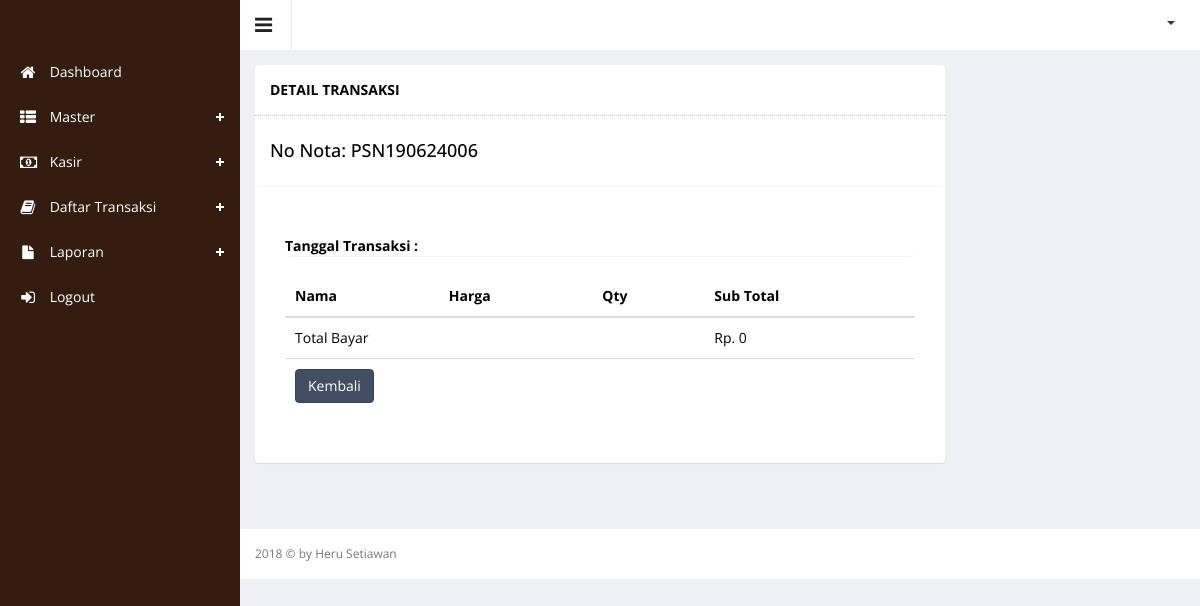
Page /index.php?hal=detail_transaksi_langsung&id_orders=PSN190624006 (signed in) on the earlier database version.
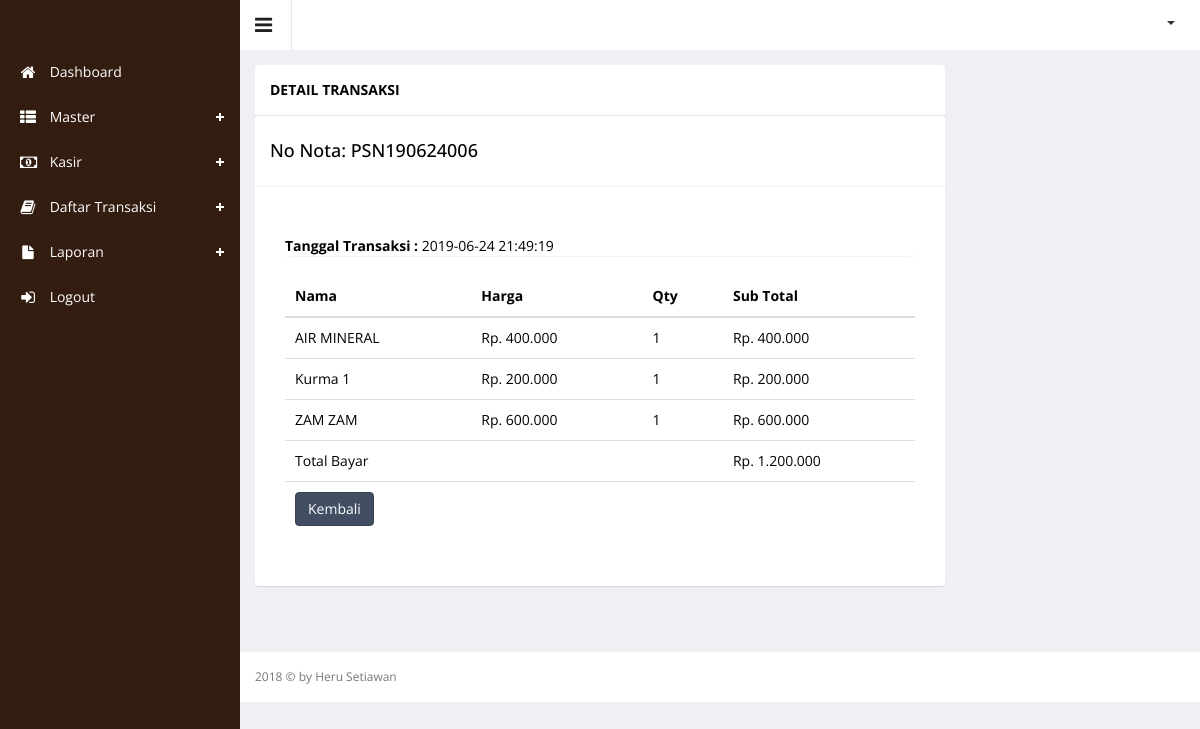
Same page on the later database version.
### tables this page shows
CREATE TABLE `orders_detail` (
  `id_orders` varchar(50) NOT NULL,
  `product_id` int(5) NOT NULL,
  `jumlah` int(5) NOT NULL,
  `tgl_order` datetime NOT NULL,
  `jam_order` time NOT NULL
);

CREATE TABLE `barang` (
  `id` int(11) NOT NULL,
  `kdbrg` varchar(50) NOT NULL,
  `nmbrg` varchar(100) NOT NULL,
  `harga` int(11) NOT NULL,
  `stock` int(11) NOT NULL,
  `tanggal` datetime NOT NULL,
  `category_id` int(11) NOT NULL,
  `id_satuan` int(11) NOT NULL
);

### function.php (called while the page is built)
<?php
function url($hal){
		$url = explode('/',$hal);
		return $url;
}
?>

### detail_transaksi_langsung.php (the view, shortened to what this page needs)
<?php
include 'config.php';
$id_orders = $_GET['id_orders'];
$queryRowProduct = $connect->query("SELECT orders_detail.id_orders, orders_detail.product_id, orders_detail.jumlah, orders_detail.tgl_order, barang.id, barang.nmbrg, barang.harga
    FROM orders_detail JOIN barang ON orders_detail.product_id = barang.id
    WHERE id_orders = '$id_orders'
    ");
$queryRowProduct2 = $connect->query("SELECT orders_detail.id_orders, orders_detail.product_id, orders_detail.jumlah, orders_detail.tgl_order, barang.id, barang.nmbrg, barang.harga
    FROM orders_detail JOIN barang ON orders_detail.product_id = barang.id
    WHERE id_orders = '$id_orders'
    ");
 $rowProduct = mysqli_fetch_array($queryRowProduct2);
 ?>
        <div class="wrapper">
            <div class="row">
               <div class="col-md-9">
                <section class="panel">
                <header class="panel-heading">
                           DETAIL TRANSAKSI
                        </header>
            <div class="panel">
                <div class="panel-body">
                    <h4 align="left">No Nota: <?=$id_orders;?> </h4>
                </div>
            </div>
            <div class="panel">
                <div class="panel-body">
                    <div class="blog-post">
                        <div class="media">
                            <div class="panel-body">
                                <div class="panel">
                                        <p align="left"><b>Tanggal Transaksi :</b>  <?=$rowProduct['tgl_order'];?> </p>
                                </div>
                                <table class="table">
                                    <thead>
                                    <tr>
                                        <th>Nama</th>
                                        <th>Harga</th>
                                        <th>Qty</th>
                                        <th>Sub Total</th>
                                    </tr>
                                    </thead>
                                    <tbody>
                                <?php
                                   $total = 0;
                                    while ($data = mysqli_fetch_array($queryRowProduct)) {
                                        $sub_total = $data['harga'] * $data['jumlah'];
                                        $total += $sub_total;
                                        ?>
                                        <tr>
                                            <td>
                                                <?=$data['nmbrg'] ?></td>
                                            <td>
                                                Rp. <?php echo number_format($data['harga'], 0, ',', '.'); ?></td>
                                            <td><?php echo $data['jumlah']; ?></td>
                                            <td>Rp. <?php echo number_format($sub_total, 0, ',', '.'); ?></td>
                                        </tr>
                                    <?php }
                                    ?>
                                    <tr>
                                        <td colspan="3">
                                            Total Bayar
                                        </td>
                                        <td>Rp.
                                            <?php echo number_format($total, 0, ',', '.'); ?>
                                        </td>
                                    </tr>
                                         <tr>
                                        <td colspan="4" align="reight">
                                        <a href="index.php?hal=transaksi_langsung"
                                         <button class="btn btn-primary" type="submit" >
                                                 Kembali
                                        </a>
                                        </td>
                                    </tr>
                                    </tbody>
                                </table>
                            </div>
                        </div>
                    </div>
                </div>
            </div>
        </section>
        </div>
            </div>
        </div>

### index.php (shortened to what this page needs)
<?php
include 'function.php';
if (!empty($_SESSION["username"]) && !empty($_SESSION['password'])) {
    ?>
    <!DOCTYPE html>
    <html lang="en">
    <head>
        <link rel="stylesheet" type="text/css" href="assets/js/bootstrap-datepicker/css/datepicker-custom.css"/>
        <link rel="stylesheet" type="text/css" href="assets/js/bootstrap-timepicker/css/timepicker.css"/>
        <link rel="stylesheet" type="text/css" href="assets/js/bootstrap-colorpicker/css/colorpicker.css"/>
        <link rel="stylesheet" type="text/css" href="assets/js/bootstrap-daterangepicker/daterangepicker-bs3.css"/>
        <link rel="stylesheet" type="text/css" href="assets/js/bootstrap-datetimepicker/css/datetimepicker-custom.css"/>
        <link href="assets/js/iCheck/skins/square/square.css" rel="stylesheet">
        <link href="assets/js/iCheck/skins/square/red.css" rel="stylesheet">
        <link href="assets/js/iCheck/skins/square/blue.css" rel="stylesheet">
        <link href="assets/css/clndr.css" rel="stylesheet">
        <link rel="stylesheet" type="text/css" href="assets/css/bootstrap-fileupload.min.css" />
        <link rel="stylesheet" href="assets/js/morris-chart/morris.css">
        <link href="assets/css/style.css" rel="stylesheet">
        <link href="assets/css/style-responsive.css" rel="stylesheet">
    </head>
    <body class="sticky-header">
    <section>
        <?php include("sidebar.php"); ?>
        <div class="main-content">
            <?php include("header.php"); ?>
            <?php
            if (isset($_GET['hal']) && strlen($_GET['hal']) > 0) {
                $hal = str_replace(".", "/", $_GET['hal']) . ".php";
            } else {
                $hal = "dashboard.php";
            }
            if (file_exists($hal)) {
                include($hal);
            } else {
                include("dashboard.php");
            }
            ?>
            <?php include("footer.php"); ?>
        </div>
    </section>
    </body>
    </html>
    <?php
} else {
    header("Location: login.php");
}
?>

### sidebar.php (shortened to what this page needs)
<div class="left-side sticky-left-side">
    <div class="logo">
    </div>
    <div class="left-side-inner">
        <ul class="nav nav-pills nav-stacked custom-nav">
            <?php $data = url($_GET['hal']); ?>
            <li><a href="?hal=dashboard"><i class="fa fa-home"></i> <span>Dashboard</span></a></li>
            <li class="menu-list <?php echo ($data[1] == 'barang' || $data[1] == 'category' || $data[1] == 'satuan' || $data[1] == 'ekspedisi' ) ? 'nav-active' : ''; ?>">
                <a href="#"><i class="fa fa-th-list"></i> <span>Master</span></a>
            </li>
            <li class="menu-list <?php echo ($data[1] == 'beli_langsung' || $data[1] == 'via_telepon') ? 'nav-active' : ''; ?>">
                <a href="#"><i class="fa fa-money"></i> <span>Kasir</span></a>
            </li>
             <li class="menu-list <?php echo ($data[1] == 'transaksi_langsung' || $data[1] == 'via_telepon') ? 'nav-active' : ''; ?>">
                <a href="#"><i class="fa fa-book"></i> <span>Daftar Transaksi</span></a>
            </li>
            <li class="menu-list <?php echo ($data[1] == 'laporan_product' || $data[1] == 'laporan_stock' || $data[1] == 'laporan_transaksi') ? 'nav-active' : ''; ?>">
                <a href="#"><i class="fa fa-file"></i> <span>Laporan</span></a>
            </li>
            <li><a href="logout.php"><i class="fa fa-sign-in"></i> <span>Logout</span></a></li>
        </ul>
    </div>
</div>

### header.php (shortened to what this page needs)
<div class="header-section">
    <a class="toggle-btn"><i class="fa fa-bars"></i></a>
    <div class="menu-right">
        <ul class="notification-menu">
            <li>
                <a href="#" class="btn btn-default dropdown-toggle" data-toggle="dropdown">
                    <span class="caret"></span>
                </a>
            </li>
        </ul>
    </div>
</div>

### footer.php
<footer>
    2018 &copy; by Heru Setiawan
</footer>

Differences in the rows shown:
added orders_detail: tgl_order "2019-06-24 21:49:19", barang.nmbrg "AIR MINERAL", barang.harga "400.000", jumlah "1", jumlah.harga "400.000"
added orders_detail: barang.nmbrg "Kurma 1", barang.harga "200.000", jumlah "1", jumlah.harga "200.000"
added orders_detail: barang.nmbrg "ZAM ZAM", barang.harga "600.000", jumlah "1", jumlah.harga "600.000"
Other differences:
$total: "0" → "1.200.000"
